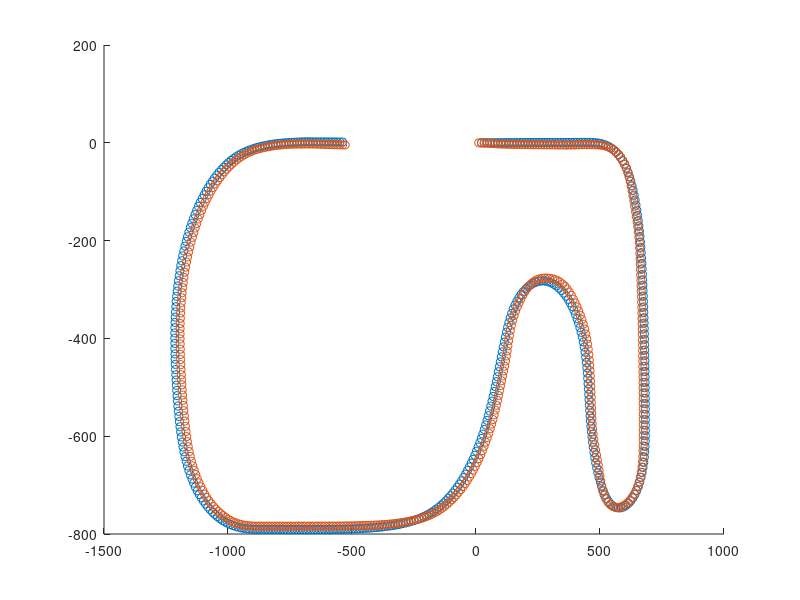

Recreate this plot in MATLAB. (Note: this script raises an error after producing the figure.)
data = load("VLT_log.txt");
target_x_point = data(:, 1);%目標x座標
target_y_point = data(:, 2);%目標y座標
theta_10mm = data(:, 3);%目標車体角速度
now_x_point = data(:, 4);%現在x座標
now_y_point = data(:, 5);%現在y座標
now_theta = data(:,6);%現在車体角速度
error_x = data(:, 7);%x座標の誤差
error_y = data(:, 8);%y座標の誤差
error_theta = data(:, 9);%車体角速度の誤差
target_velocity = data(:, 10);%目標並進速度
target_angularvelocity = data(:, 11);%目標車体角速度
current_velociy = data(:, 12);%現在速度
current_angularvelocity = data(:, 13);%現在角速度

% データが有るところだけ抽出
target_x_point = nonzeros(target_x_point);
target_y_point = target_y_point(1:size(target_x_point));
now_x_point = nonzeros(now_x_point);
now_y_point = now_y_point(1:size(now_x_point));

theta_adj = target_y_point .* 1;

x_r = 0;
y_r = 0;
x_c = 0;
y_c = 0;
th = 0;

X_R = [];
Y_R = [];
X_C = [];
Y_C = [];
for i = 1:size(target_x_point)
    x_r = target_x_point(i);
    y_r = target_y_point(i);
    x_c = now_x_point(i);
    y_c = now_y_point(i);
    X_R = [X_R x_r];
    Y_R = [Y_R y_r];
    X_C = [X_C x_c];
    Y_C = [Y_C y_c];
end

figure(1);%コースxy座標をプロット
scatter(X_R, Y_R, 'red')
hold on
scatter(X_C, Y_C, 'blue')
xline(0,"-r")
xline(-1000,"-r")
yline(0,"-r")
grid on
grid minor
axis equal
legend('Target Point (red)', 'Current Point (blue)')

figure(2);%速度・角速度の差をプロット
subplot(2, 1, 1)
plot(target_velocity, 'color', 'red')
hold on
plot(current_velociy, 'color', 'blue')
grid on
title('Velocity(m/s)')
legend('Target Velocity (red)', 'Current Velocity (blue)')

subplot(2, 1, 2)
plot(target_angularvelocity, 'color', 'red')
hold on
plot(current_angularvelocity, 'color', 'blue')
yline(0,"-g")
grid on
title('AngularVelocity(rad/s)')
legend('Target Angularvelocity (red)', 'Current Angularvelocity (blue)')

figure(3);%Error分を出力
subplot(2, 1, 1)
plot(error_x)
yline(0,"-r")
yline(10,"-g")
grid on
title('Error X')

subplot(2, 1, 2)
plot(error_y)
yline(0,"-r")
grid on
title('Error Y')
